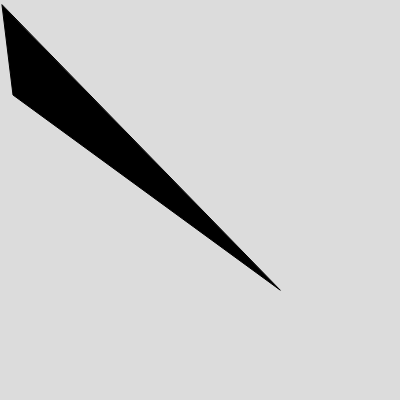
Frame 1 (no input)
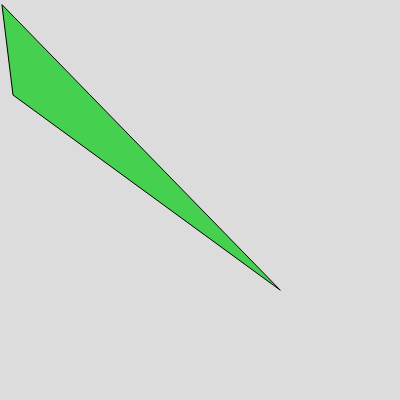
Frame 60 (no input)
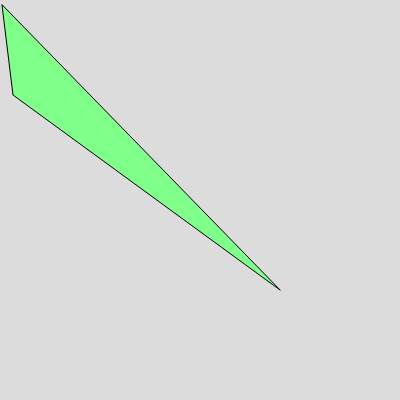
Frame 120 (the mouse pressed at the canvas centre since frame 60)

The p5.js sketch that drew these frames (run headless with seeded random() and noise() and a simulated clock; from frame 60 on, the mouse is pressed at the canvas centre):

// p5.js sketch
// ── sketch.js
let x,y,z;

function setup() {
  createCanvas(400, 400);
  x = 0, y= 0, z = 0;
}

function draw() {
  background(220);
  fill(x,y,z);
  triangle(2, 5, 13, 95, 280, 290);
  x= 10+frameCount%255;
  y= 150+frameCount%255;
  z= 20+frameCount%255;
  
}
